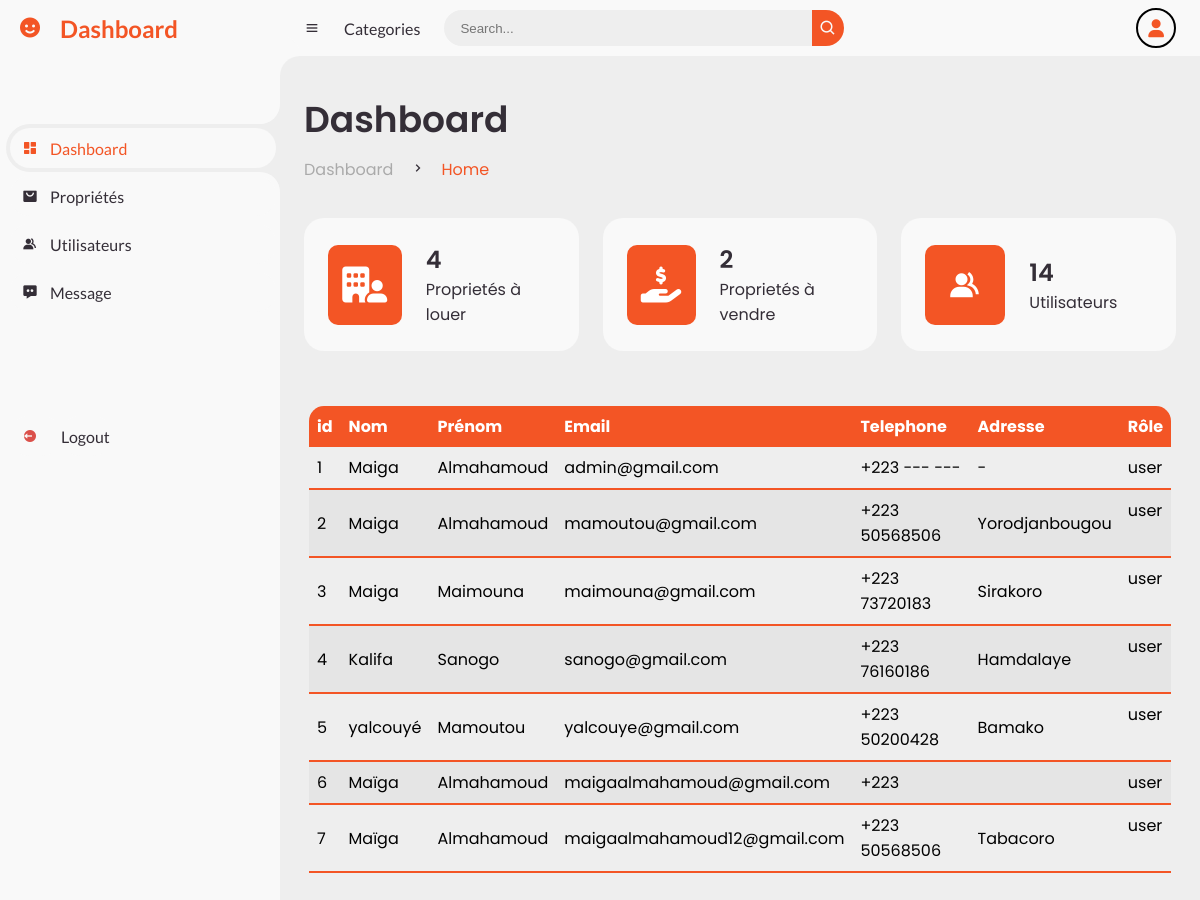
The page /Admin.php (signed in) on the database its author committed.
### tables this page shows
CREATE TABLE `client` (
  `id` int(30) NOT NULL,
  `nom` varchar(255) NOT NULL,
  `prenom` varchar(255) NOT NULL,
  `email` varchar(255) NOT NULL,
  `mdp` varchar(100) NOT NULL,
  `telephone` varchar(30) NOT NULL,
  `adresse` varchar(100) NOT NULL,
  `role` varchar(50) NOT NULL DEFAULT 'user'
);

### Admin.php (the view, shortened to what this page needs)
<?php
	require "connexion.php";
?>
<!DOCTYPE html>
<html lang="en">
<head>
	<link href='https://unpkg.com/boxicons@2.0.9/css/boxicons.min.css' rel='stylesheet'>
	<link rel="stylesheet" href="fontAwesome/css/all.min.css">
	<link rel="stylesheet" href="style/AdminStyle.css">
	<link rel="stylesheet" href="style/Newstyle.css">
</head>
<body>
	<section id="sidebar">
		<a href="#" class="brand">
			<i class='bx bxs-smile'></i>
			<span class="text">Dashboard</span>
		</a>
		<ul class="side-menu top">
			<li class="active">
				<a href="#" id="linkA">
					<i class='bx bxs-dashboard' ></i>
					<span class="text">Dashboard</span>
				</a>
			</li>
			<li>
				<a href="#" id="linkB">
					<i class='bx bxs-shopping-bag-alt' ></i>
					<span class="text">Propriétés</span>
				</a>
			</li>
			<li>
				<a href="#" id="linkC">
					<i class='bx bxs-group' ></i>
					<span class="text">Utilisateurs</span>
				</a>
			</li>
			<li>
				<a href="#" id="linkD">
					<i class='bx bxs-message-dots' ></i>
					<span class="text">Message</span>
				</a>
			</li>
			<li>
			</li>
		</ul>
		<ul class="side-menu">
			<li>
				<a href="Logout.php" class="logout">
					<i class='bx bxs-log-out-circle' ></i>
					<span class="text"><a href="Logout.php">Logout</a></span>
				</a>
			</li>
		</ul>
	</section>
	<section id="content">
		<nav>
			<i class='bx bx-menu' ></i>
			<a href="#" class="nav-link">Categories</a>
			<form action="#">
				<div class="form-input">
					<input type="search" placeholder="Search...">
					<button type="submit" class="search-btn"><i class='bx bx-search' ></i></button>
				</div>
			</form>
			<a href="Profil.php" class="profile">
			<i class="fa-solid fa-user"></i>
			</a>
		</nav>
		<main id="container">
		</main>
		<div class="main" id="divA">
		<div class="head-title">
		<div class="left">
			<h1>Dashboard</h1>
			<ul class="breadcrumb">
				<li>
					<a href="#">Dashboard</a>
				</li>
				<li><i class='bx bx-chevron-right' ></i></li>
				<li>
					<a class="active" href="NosPropriete.php">Home</a>
				</li>
			</ul>
		</div>
	</div>
<?php
	$requete = $bd->query("SELECT COUNT(*) AS Nmaison FROM maison WHERE statut='A louer'");
	$row = $requete->fetch(PDO::FETCH_ASSOC);
	$Alouer = $row['Nmaison'];
	$requete = $bd->query("SELECT COUNT(*) AS Nmaison FROM maison WHERE statut='A vendre'");
	$row = $requete->fetch(PDO::FETCH_ASSOC);
	$Avendre = $row['Nmaison'];
	$requete = $bd->query("SELECT COUNT(*) AS Nmaison FROM client");
	$row = $requete->fetch(PDO::FETCH_ASSOC);
	$Nuser = $row['Nmaison'];
?>
	<ul class="box-info">
		<li>
			<i class="fa-solid fa-building-user" style="color:white;"></i>
			<span class="text">
				<h3><?php echo $Alouer ;?></h3>
				<p>Proprietés à louer</p>
			</span>
		</li>
		<li>
			<i class="fa-solid fa-hand-holding-dollar" style="color:white;"></i>
			<span class="text">
				<h3><?php echo $Avendre ;?></h3>
				<p>Proprietés à vendre</p>
			</span>
		</li>
		<li>
			<i class='bx bxs-group' style="color:white;"></i>
			<span class="text">
				<h3><?php echo $Nuser ;?></h3>
				<p>Utilisateurs</p>
			</span>
		</li>
	</ul>
<br><br>
	<div class="count" >
			<table>
					<thead>
					  <tr>
						<th>id</th>
						<th>Nom</th>
						<th>Prénom</th>
						<th>Email</th>
						<th>Telephone</th>
						<th>Adresse</th>
						<th>Rôle</th>
					  </tr>
					</thead>
				<tbody>
				<?php
					$req = $bd->query("SELECT * FROM client WHERE role='user' LIMIT 7");
					$i = 1;
					while ($ligne = $req->fetch()) {
					echo ' <tr style="
					  border-bottom:2px solid #f35525;
					  ">
						<td data-column="id">'.$i.'</td>
						<td data-column="titre">'. $ligne['nom'] .'</td>
						<td data-column="type">'. $ligne['prenom'] .'</td>
						<td data-column="statu">'. $ligne['email'] .'</td>
						<td data-column="prix">+223 '. $ligne['telephone'] .'</td>
						<td data-column="par">'. $ligne['adresse'] .'</td>
						<td data-column="par">'. $ligne['role'] .'</td></div>
						</div>
					  </tr>';
					  $i++;
					  }
					  ?>
</section>
</body>
</html>

### style/Newstyle.css (style rules this page uses)
.count { overflow: scroll; padding: 5px; margin: 0px; }
.count table { border-collapse: collapse; width: 100%; border-radius: 15px 15px 0px 0px; overflow: hidden; position: relative; }
.count table th, td { text-align: left; padding: 8px 8px; }
.count table tr:nth-child(even) { background-color: #e5e5e5; border-top:1px solid #f35525; border-bottom:2px solid #f35525; }
.count table td:last-child { display: flex; }
.count table th { background-color: #f35525; color: white; }

### rows shown on the page
client: nom "Maiga", prenom "Almahamoud", email "admin@gmail.com", telephone "--- ---", adresse "-", role "user"
client: nom "Maiga", prenom "Almahamoud", email "mamoutou@gmail.com", telephone "50568506", adresse "Yorodjanbougou", role "user"
client: nom "Maiga", prenom "Maimouna", email "maimouna@gmail.com", telephone "73720183", adresse "Sirakoro", role "user"
client: nom "Kalifa", prenom "Sanogo", email "sanogo@gmail.com", telephone "76160186", adresse "Hamdalaye", role "user"
client: nom "yalcouyé", prenom "Mamoutou", email "yalcouye@gmail.com", telephone "50200428", adresse "Bamako", role "user"
client: nom "Maïga", prenom "Almahamoud", email "maigaalmahamoud@gmail.com", role "user"
client: nom "Maïga", prenom "Almahamoud", email "maigaalmahamoud12@gmail.com", telephone "50568506", adresse "Tabacoro", role "user"

### other values the page prints
$Alouer "4"
$Avendre "2"
$Nuser "14"
